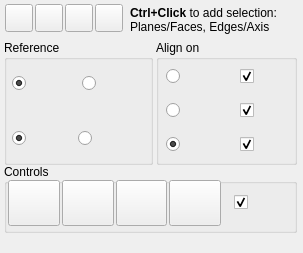
<?xml version="1.0" encoding="UTF-8"?>
<ui version="4.0">
 <class>DockWidget</class>
 <widget class="QDockWidget" name="DockWidget">
  <property name="geometry">
   <rect>
    <x>0</x>
    <y>0</y>
    <width>303</width>
    <height>253</height>
   </rect>
  </property>
  <property name="windowIcon">
   <iconset>
    <normaloff>Center-Align.png</normaloff>Center-Align.png</iconset>
  </property>
  <property name="layoutDirection">
   <enum>Qt::LeftToRight</enum>
  </property>
  <property name="features">
   <set>QDockWidget::DockWidgetFloatable|QDockWidget::DockWidgetMovable</set>
  </property>
  <property name="allowedAreas">
   <set>Qt::LeftDockWidgetArea|Qt::RightDockWidgetArea</set>
  </property>
  <property name="windowTitle">
   <string extracomment="kicad StepUp 3D tools">Align tool</string>
  </property>
  <widget class="QWidget" name="dockWidgetContents">
   <widget class="QWidget" name="horizontalLayoutWidget">
    <property name="geometry">
     <rect>
      <x>5</x>
      <y>0</y>
      <width>120</width>
      <height>36</height>
     </rect>
    </property>
    <layout class="QHBoxLayout" name="horizontalLayout_2">
     <property name="spacing">
      <number>2</number>
     </property>
     <item>
      <widget class="QPushButton" name="dock_float">
       <property name="maximumSize">
        <size>
         <width>28</width>
         <height>28</height>
        </size>
       </property>
       <property name="toolTip">
        <string>expand</string>
       </property>
       <property name="text">
        <string notr="true"/>
       </property>
       <property name="icon">
        <iconset>
         <normaloff>un_dock.png</normaloff>un_dock.png</iconset>
       </property>
       <property name="iconSize">
        <size>
         <width>16</width>
         <height>16</height>
        </size>
       </property>
      </widget>
     </item>
     <item>
      <widget class="QPushButton" name="dock_minimize">
       <property name="maximumSize">
        <size>
         <width>28</width>
         <height>28</height>
        </size>
       </property>
       <property name="toolTip">
        <string>minimize</string>
       </property>
       <property name="text">
        <string notr="true"/>
       </property>
       <property name="icon">
        <iconset>
         <normaloff>minimize.png</normaloff>minimize.png</iconset>
       </property>
       <property name="iconSize">
        <size>
         <width>24</width>
         <height>24</height>
        </size>
       </property>
      </widget>
     </item>
     <item>
      <widget class="QPushButton" name="Help_Align">
       <property name="maximumSize">
        <size>
         <width>28</width>
         <height>28</height>
        </size>
       </property>
       <property name="toolTip">
        <string>close</string>
       </property>
       <property name="text">
        <string notr="true"/>
       </property>
       <property name="icon">
        <iconset>
         <normaloff>help.png</normaloff>help.png</iconset>
       </property>
       <property name="iconSize">
        <size>
         <width>24</width>
         <height>24</height>
        </size>
       </property>
      </widget>
     </item>
     <item>
      <widget class="QPushButton" name="close">
       <property name="maximumSize">
        <size>
         <width>28</width>
         <height>28</height>
        </size>
       </property>
       <property name="toolTip">
        <string>close</string>
       </property>
       <property name="text">
        <string notr="true"/>
       </property>
       <property name="icon">
        <iconset>
         <normaloff>closeW.png</normaloff>closeW.png</iconset>
       </property>
       <property name="iconSize">
        <size>
         <width>24</width>
         <height>24</height>
        </size>
       </property>
      </widget>
     </item>
    </layout>
   </widget>
   <widget class="QGroupBox" name="ReferenceGroup">
    <property name="geometry">
     <rect>
      <x>4</x>
      <y>40</y>
      <width>149</width>
      <height>125</height>
     </rect>
    </property>
    <property name="title">
     <string notr="true">Reference</string>
    </property>
    <widget class="QWidget" name="gridLayoutWidget_8">
     <property name="geometry">
      <rect>
       <x>8</x>
       <y>25</y>
       <width>134</width>
       <height>36</height>
      </rect>
     </property>
     <layout class="QGridLayout" name="gridLayout_10">
      <property name="spacing">
       <number>2</number>
      </property>
      <item row="0" column="2">
       <widget class="QRadioButton" name="rbMass">
        <property name="minimumSize">
         <size>
          <width>64</width>
          <height>32</height>
         </size>
        </property>
        <property name="toolTip">
         <string notr="true">Center of
Mass</string>
        </property>
        <property name="text">
         <string notr="true"/>
        </property>
        <property name="icon">
         <iconset>
          <normaloff>Mass.png</normaloff>Mass.png</iconset>
        </property>
        <property name="iconSize">
         <size>
          <width>26</width>
          <height>26</height>
         </size>
        </property>
       </widget>
      </item>
      <item row="0" column="0">
       <widget class="QRadioButton" name="rbBBox">
        <property name="minimumSize">
         <size>
          <width>64</width>
          <height>32</height>
         </size>
        </property>
        <property name="toolTip">
         <string notr="true">Center of
Bounding Box</string>
        </property>
        <property name="text">
         <string notr="true"/>
        </property>
        <property name="icon">
         <iconset>
          <normaloff>Bbox.png</normaloff>Bbox.png</iconset>
        </property>
        <property name="iconSize">
         <size>
          <width>26</width>
          <height>26</height>
         </size>
        </property>
        <property name="checked">
         <bool>true</bool>
        </property>
       </widget>
      </item>
      <item row="0" column="1">
       <spacer name="horizontalSpacer_6">
        <property name="orientation">
         <enum>Qt::Horizontal</enum>
        </property>
        <property name="sizeHint" stdset="0">
         <size>
          <width>40</width>
          <height>20</height>
         </size>
        </property>
       </spacer>
      </item>
     </layout>
    </widget>
    <widget class="QWidget" name="gridLayoutWidget_13">
     <property name="geometry">
      <rect>
       <x>8</x>
       <y>80</y>
       <width>134</width>
       <height>36</height>
      </rect>
     </property>
     <layout class="QGridLayout" name="gridLayout_15">
      <property name="spacing">
       <number>2</number>
      </property>
      <item row="0" column="0">
       <widget class="QRadioButton" name="rbNormal">
        <property name="minimumSize">
         <size>
          <width>64</width>
          <height>32</height>
         </size>
        </property>
        <property name="toolTip">
         <string notr="true">Alignment Normal</string>
        </property>
        <property name="text">
         <string notr="true"/>
        </property>
        <property name="icon">
         <iconset>
          <normaloff>Normal-Up.png</normaloff>Normal-Up.png</iconset>
        </property>
        <property name="iconSize">
         <size>
          <width>26</width>
          <height>26</height>
         </size>
        </property>
        <property name="checked">
         <bool>true</bool>
        </property>
       </widget>
      </item>
      <item row="0" column="1">
       <widget class="QRadioButton" name="rbNormal_Inv">
        <property name="minimumSize">
         <size>
          <width>64</width>
          <height>32</height>
         </size>
        </property>
        <property name="toolTip">
         <string notr="true">Alignment Normal
Inverted</string>
        </property>
        <property name="text">
         <string notr="true"/>
        </property>
        <property name="icon">
         <iconset>
          <normaloff>Normal-Down.png</normaloff>Normal-Down.png</iconset>
        </property>
        <property name="iconSize">
         <size>
          <width>26</width>
          <height>26</height>
         </size>
        </property>
        <property name="checked">
         <bool>false</bool>
        </property>
       </widget>
      </item>
      <item row="0" column="2">
       <spacer name="horizontalSpacer_7">
        <property name="orientation">
         <enum>Qt::Horizontal</enum>
        </property>
        <property name="sizeHint" stdset="0">
         <size>
          <width>40</width>
          <height>20</height>
         </size>
        </property>
       </spacer>
      </item>
     </layout>
    </widget>
   </widget>
   <widget class="QGroupBox" name="AlignGroup">
    <property name="geometry">
     <rect>
      <x>156</x>
      <y>40</y>
      <width>141</width>
      <height>125</height>
     </rect>
    </property>
    <property name="title">
     <string notr="true">Align on</string>
    </property>
    <widget class="QWidget" name="gridLayoutWidget_10">
     <property name="geometry">
      <rect>
       <x>10</x>
       <y>20</y>
       <width>121</width>
       <height>102</height>
      </rect>
     </property>
     <layout class="QGridLayout" name="gridLayout_12">
      <property name="spacing">
       <number>2</number>
      </property>
      <item row="0" column="2">
       <widget class="QCheckBox" name="cbX">
        <property name="minimumSize">
         <size>
          <width>47</width>
          <height>32</height>
         </size>
        </property>
        <property name="maximumSize">
         <size>
          <width>64</width>
          <height>128</height>
         </size>
        </property>
        <property name="toolTip">
         <string notr="true">center on X</string>
        </property>
        <property name="text">
         <string notr="true"/>
        </property>
        <property name="icon">
         <iconset>
          <normaloff>Xaxis.png</normaloff>Xaxis.png</iconset>
        </property>
        <property name="iconSize">
         <size>
          <width>16</width>
          <height>16</height>
         </size>
        </property>
        <property name="checked">
         <bool>true</bool>
        </property>
       </widget>
      </item>
      <item row="0" column="0">
       <widget class="QRadioButton" name="rbCenters">
        <property name="minimumSize">
         <size>
          <width>64</width>
          <height>32</height>
         </size>
        </property>
        <property name="toolTip">
         <string notr="true">Align Centers</string>
        </property>
        <property name="text">
         <string notr="true"/>
        </property>
        <property name="icon">
         <iconset>
          <normaloff>Centers.png</normaloff>Centers.png</iconset>
        </property>
        <property name="iconSize">
         <size>
          <width>26</width>
          <height>26</height>
         </size>
        </property>
        <property name="checked">
         <bool>false</bool>
        </property>
       </widget>
      </item>
      <item row="0" column="1">
       <spacer name="horizontalSpacer_8">
        <property name="orientation">
         <enum>Qt::Horizontal</enum>
        </property>
        <property name="sizeHint" stdset="0">
         <size>
          <width>40</width>
          <height>20</height>
         </size>
        </property>
       </spacer>
      </item>
      <item row="1" column="0">
       <widget class="QRadioButton" name="rbPlanes">
        <property name="minimumSize">
         <size>
          <width>64</width>
          <height>32</height>
         </size>
        </property>
        <property name="toolTip">
         <string notr="true">Align Planes</string>
        </property>
        <property name="text">
         <string notr="true"/>
        </property>
        <property name="icon">
         <iconset>
          <normaloff>Planes.png</normaloff>Planes.png</iconset>
        </property>
        <property name="iconSize">
         <size>
          <width>26</width>
          <height>26</height>
         </size>
        </property>
        <property name="checked">
         <bool>false</bool>
        </property>
       </widget>
      </item>
      <item row="2" column="0">
       <widget class="QRadioButton" name="rbPlanesCenters">
        <property name="minimumSize">
         <size>
          <width>64</width>
          <height>32</height>
         </size>
        </property>
        <property name="toolTip">
         <string notr="true">Align Centers &amp; Planes</string>
        </property>
        <property name="text">
         <string notr="true"/>
        </property>
        <property name="icon">
         <iconset>
          <normaloff>Planes-Centers.png</normaloff>Planes-Centers.png</iconset>
        </property>
        <property name="iconSize">
         <size>
          <width>26</width>
          <height>26</height>
         </size>
        </property>
        <property name="checked">
         <bool>true</bool>
        </property>
       </widget>
      </item>
      <item row="1" column="2">
       <widget class="QCheckBox" name="cbY">
        <property name="minimumSize">
         <size>
          <width>47</width>
          <height>32</height>
         </size>
        </property>
        <property name="maximumSize">
         <size>
          <width>64</width>
          <height>128</height>
         </size>
        </property>
        <property name="toolTip">
         <string notr="true">center on Y</string>
        </property>
        <property name="text">
         <string notr="true"/>
        </property>
        <property name="icon">
         <iconset>
          <normaloff>Yaxis.png</normaloff>Yaxis.png</iconset>
        </property>
        <property name="iconSize">
         <size>
          <width>16</width>
          <height>16</height>
         </size>
        </property>
        <property name="checked">
         <bool>true</bool>
        </property>
       </widget>
      </item>
      <item row="2" column="2">
       <widget class="QCheckBox" name="cbZ">
        <property name="minimumSize">
         <size>
          <width>47</width>
          <height>32</height>
         </size>
        </property>
        <property name="maximumSize">
         <size>
          <width>64</width>
          <height>128</height>
         </size>
        </property>
        <property name="toolTip">
         <string notr="true">center on Z</string>
        </property>
        <property name="text">
         <string notr="true"/>
        </property>
        <property name="icon">
         <iconset>
          <normaloff>Zaxis.png</normaloff>Zaxis.png</iconset>
        </property>
        <property name="iconSize">
         <size>
          <width>16</width>
          <height>16</height>
         </size>
        </property>
        <property name="checked">
         <bool>true</bool>
        </property>
       </widget>
      </item>
      <item row="1" column="1">
       <spacer name="horizontalSpacer_9">
        <property name="orientation">
         <enum>Qt::Horizontal</enum>
        </property>
        <property name="sizeHint" stdset="0">
         <size>
          <width>40</width>
          <height>20</height>
         </size>
        </property>
       </spacer>
      </item>
      <item row="2" column="1">
       <spacer name="horizontalSpacer_10">
        <property name="orientation">
         <enum>Qt::Horizontal</enum>
        </property>
        <property name="sizeHint" stdset="0">
         <size>
          <width>40</width>
          <height>20</height>
         </size>
        </property>
       </spacer>
      </item>
     </layout>
    </widget>
   </widget>
   <widget class="QLabel" name="Label_Align_Gui">
    <property name="geometry">
     <rect>
      <x>130</x>
      <y>0</y>
      <width>209</width>
      <height>41</height>
     </rect>
    </property>
    <property name="toolTip">
     <string notr="true">Ctrl+Click to select
Faces/Planes or Edges/Axis</string>
    </property>
    <property name="text">
     <string>&lt;b&gt;Ctrl+Click&lt;/b&gt; to add selection:&lt;br&gt;Planes/Faces, Edges/Axis</string>
    </property>
   </widget>
   <widget class="QGroupBox" name="ControlsGroup">
    <property name="geometry">
     <rect>
      <x>4</x>
      <y>164</y>
      <width>293</width>
      <height>69</height>
     </rect>
    </property>
    <property name="title">
     <string notr="true">Controls</string>
    </property>
    <widget class="QWidget" name="gridLayoutWidget_6">
     <property name="geometry">
      <rect>
       <x>4</x>
       <y>16</y>
       <width>213</width>
       <height>46</height>
      </rect>
     </property>
     <layout class="QGridLayout" name="gridLayout_13">
      <property name="spacing">
       <number>2</number>
      </property>
      <item row="0" column="0">
       <widget class="QPushButton" name="Align">
        <property name="minimumSize">
         <size>
          <width>48</width>
          <height>36</height>
         </size>
        </property>
        <property name="maximumSize">
         <size>
          <width>64</width>
          <height>64</height>
         </size>
        </property>
        <property name="toolTip">
         <string>Align objects</string>
        </property>
        <property name="text">
         <string/>
        </property>
        <property name="icon">
         <iconset>
          <normaloff>Center-Align.png</normaloff>Center-Align.png</iconset>
        </property>
        <property name="iconSize">
         <size>
          <width>28</width>
          <height>28</height>
         </size>
        </property>
        <property name="checkable">
         <bool>false</bool>
        </property>
        <property name="checked">
         <bool>false</bool>
        </property>
       </widget>
      </item>
      <item row="0" column="4">
       <widget class="QPushButton" name="XRayBtn">
        <property name="minimumSize">
         <size>
          <width>48</width>
          <height>36</height>
         </size>
        </property>
        <property name="maximumSize">
         <size>
          <width>64</width>
          <height>64</height>
         </size>
        </property>
        <property name="toolTip">
         <string notr="true">XRay toggle</string>
        </property>
        <property name="text">
         <string notr="true"/>
        </property>
        <property name="icon">
         <iconset>
          <normaloff>xray.png</normaloff>xray.png</iconset>
        </property>
        <property name="iconSize">
         <size>
          <width>24</width>
          <height>24</height>
         </size>
        </property>
        <property name="checkable">
         <bool>false</bool>
        </property>
        <property name="checked">
         <bool>false</bool>
        </property>
       </widget>
      </item>
      <item row="0" column="3">
       <widget class="QPushButton" name="Undo_Align">
        <property name="minimumSize">
         <size>
          <width>48</width>
          <height>36</height>
         </size>
        </property>
        <property name="maximumSize">
         <size>
          <width>64</width>
          <height>64</height>
         </size>
        </property>
        <property name="toolTip">
         <string>Undo last Alignment</string>
        </property>
        <property name="text">
         <string/>
        </property>
        <property name="icon">
         <iconset>
          <normaloff>Undo.png</normaloff>Undo.png</iconset>
        </property>
        <property name="iconSize">
         <size>
          <width>24</width>
          <height>24</height>
         </size>
        </property>
        <property name="checkable">
         <bool>false</bool>
        </property>
        <property name="checked">
         <bool>false</bool>
        </property>
       </widget>
      </item>
      <item row="0" column="2">
       <widget class="QPushButton" name="Move">
        <property name="minimumSize">
         <size>
          <width>48</width>
          <height>36</height>
         </size>
        </property>
        <property name="maximumSize">
         <size>
          <width>64</width>
          <height>64</height>
         </size>
        </property>
        <property name="toolTip">
         <string>Move selected</string>
        </property>
        <property name="text">
         <string/>
        </property>
        <property name="icon">
         <iconset>
          <normaloff>Move.png</normaloff>Move.png</iconset>
        </property>
        <property name="iconSize">
         <size>
          <width>24</width>
          <height>24</height>
         </size>
        </property>
        <property name="checkable">
         <bool>false</bool>
        </property>
        <property name="checked">
         <bool>false</bool>
        </property>
       </widget>
      </item>
     </layout>
    </widget>
    <widget class="QCheckBox" name="cbHierarchy">
     <property name="geometry">
      <rect>
       <x>230</x>
       <y>16</y>
       <width>52</width>
       <height>44</height>
      </rect>
     </property>
     <property name="minimumSize">
      <size>
       <width>52</width>
       <height>32</height>
      </size>
     </property>
     <property name="maximumSize">
      <size>
       <width>64</width>
       <height>128</height>
      </size>
     </property>
     <property name="toolTip">
      <string notr="true">use Part and Body
hierarchy in Aligning</string>
     </property>
     <property name="text">
      <string notr="true"/>
     </property>
     <property name="icon">
      <iconset>
       <normaloff>hierarchy.png</normaloff>hierarchy.png</iconset>
     </property>
     <property name="iconSize">
      <size>
       <width>26</width>
       <height>26</height>
      </size>
     </property>
     <property name="checked">
      <bool>true</bool>
     </property>
    </widget>
   </widget>
  </widget>
 </widget>
 <resources/>
 <connections/>
 <designerdata>
  <property name="gridDeltaX">
   <number>4</number>
  </property>
  <property name="gridDeltaY">
   <number>4</number>
  </property>
  <property name="gridSnapX">
   <bool>true</bool>
  </property>
  <property name="gridSnapY">
   <bool>true</bool>
  </property>
  <property name="gridVisible">
   <bool>true</bool>
  </property>
 </designerdata>
</ui>
